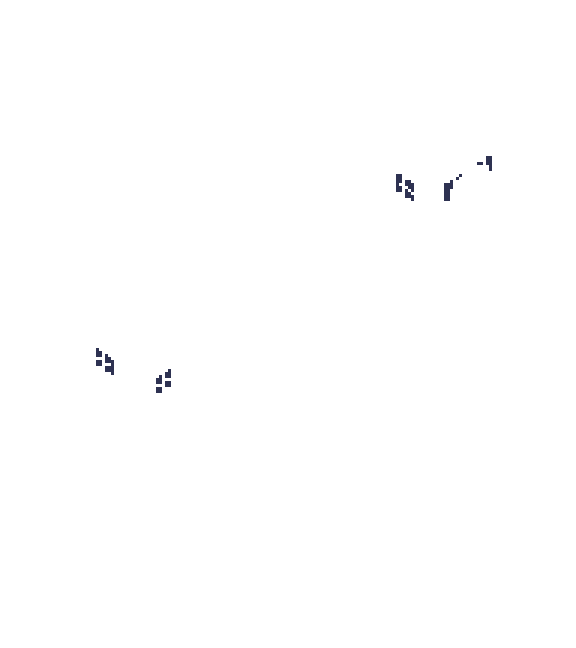
#> input picture capypost/assets/ambient/windows-dark.png, 1152 x 1296 px (shown at 1/2 size)
$ python windows.py ../assets/ambient/windows-dark.png ../assets/ambient/windows-glow.png
#> lines starting #> are read from the running program, lines starting #| are printed output that depends on the picture
# Draws the two window layers laid over the village: the glass gone dark, for when the studio laptop is asleep, and
# brighter glass, for when it is working. Both are the village's full size (192 x 216 art pixels at 6x),
# clear except at the windows, so the app lays them straight over the picture.
# Run after pixelate.py and boats.py: python3 capypost/art/windows.py <village.png> <out dir>
import os
import sys

from PIL import Image

src, out = sys.argv[1], sys.argv[2]
SCALE = 6
os.makedirs(out, exist_ok=True)

GLASS = (0xFF, 0xD9, 0x77)  # the lit glass in village.png
DARK = (0x2E, 0x32, 0x52, 255)  # glass at night: slate blue
GLOW = (0xFF, 0xC8, 0x5A)
# The windows, as art-pixel boxes (left, top, right, bottom), measured from village.png: the Studio's front window and
# its two on the right, then the Post's front and right. The same yellow is on the lamps and the Vault's trim, so only
# glass inside a box counts.
WINDOWS = [(132, 58, 137, 66), (148, 58, 153, 66), (159, 52, 163, 56), (32, 116, 37, 124), (52, 123, 56, 130)]

art = Image.open(src).convert("RGB")
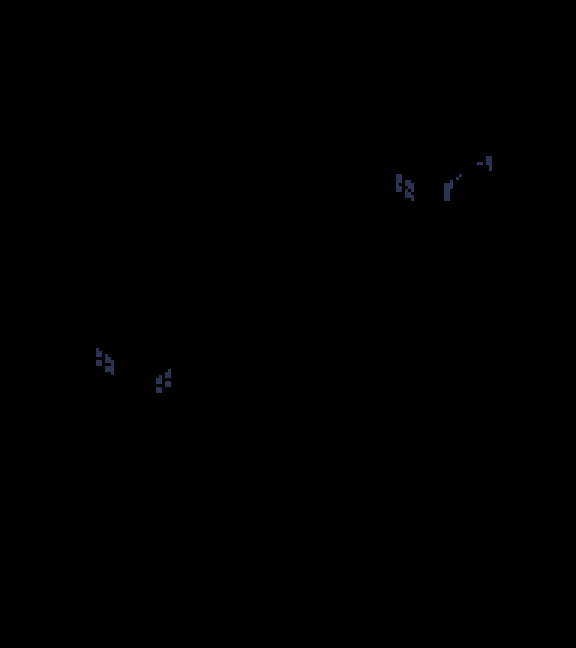
#> art: PIL image 1152x1296 RGB (shown at 1/2 size); mean R, G, B 0.1, 0.1, 0.2
art = art.resize((art.width // SCALE, art.height // SCALE), Image.NEAREST)
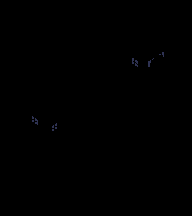
#> art: PIL image 192x216 RGB; mean R, G, B 0.1, 0.1, 0.2
W, H = art.size
#> W = 192; H = 216

dark = Image.new("RGBA", (W, H), (0, 0, 0, 0))
#> dark: PIL image 192x216 RGBA; every value is 0
glow = Image.new("RGBA", (W, H), (0, 0, 0, 0))
for (x0, y0, x1, y1) in WINDOWS:
    found = 0
    for y in range(y0, y1 + 1):
        for x in range(x0, x1 + 1):
            if art.getpixel((x, y)) == GLASS:
                dark.putpixel((x, y), DARK)
                found += 1
    if not found:
#> (the run stopped early here; a loop or call above may not have finished)
